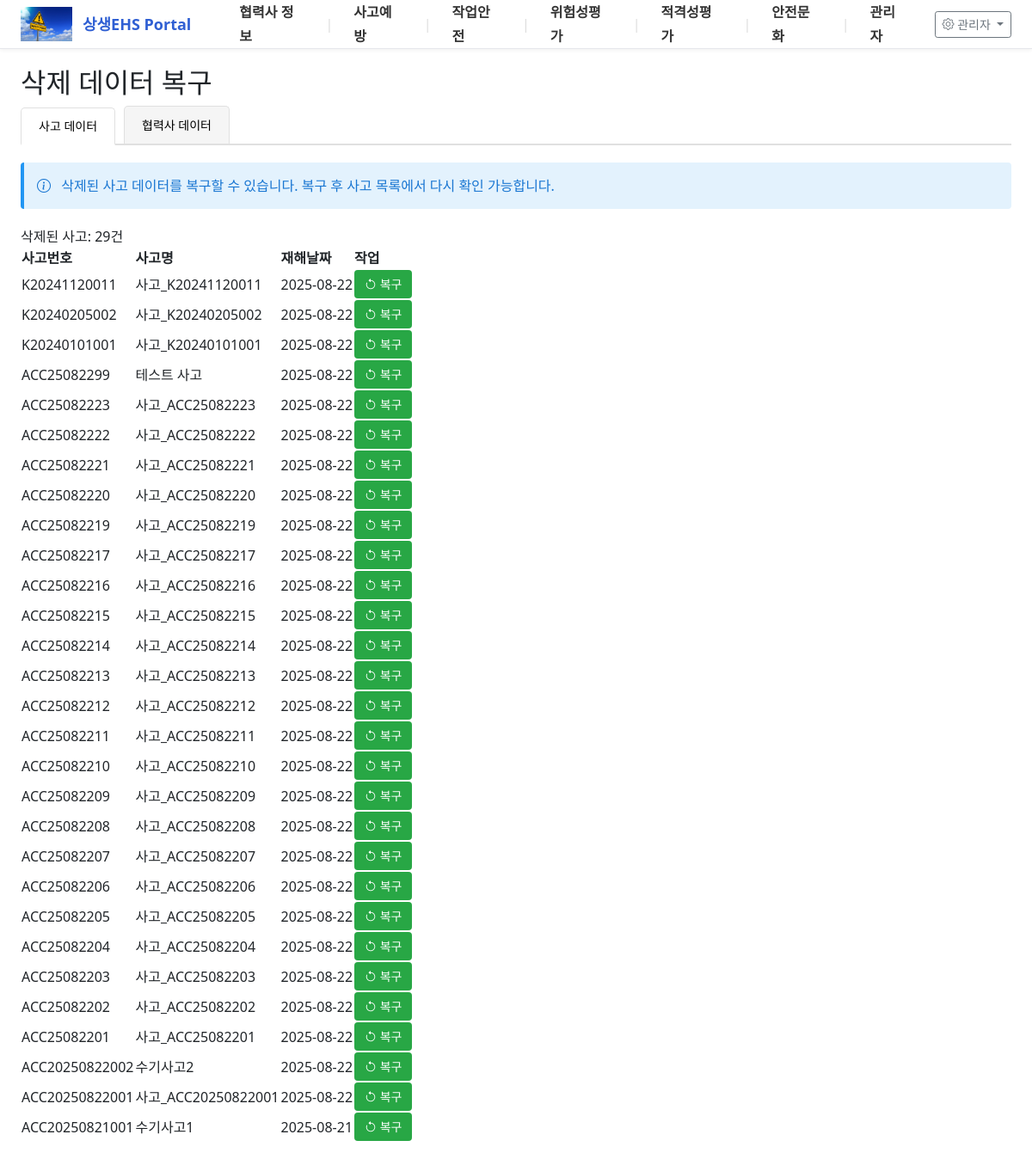
Page /data-recovery on the earlier database version.
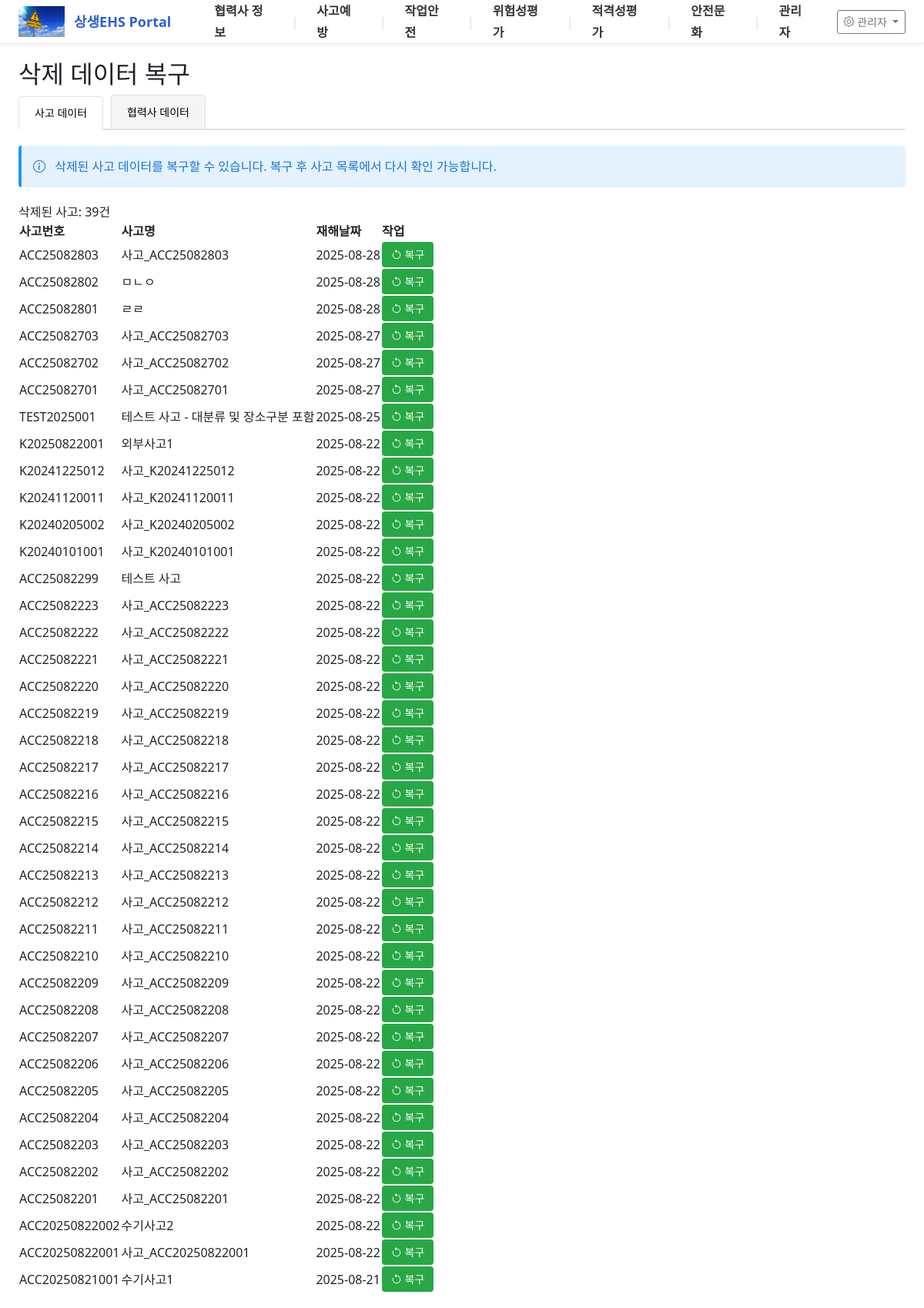
Same page on the later database version.
### tables this page shows
CREATE TABLE accidents_cache (
                id INTEGER PRIMARY KEY AUTOINCREMENT,
                business_number TEXT NOT NULL,
                accident_date TEXT,
                accident_type TEXT,
                accident_location TEXT,
                accident_description TEXT,
                injury_level TEXT,
                injured_count INTEGER,
                cause_analysis TEXT,
                preventive_measures TEXT,
                report_date TEXT,
                reporter_name TEXT,
                synced_at DATETIME DEFAULT CURRENT_TIMESTAMP, custom_data TEXT, accident_number TEXT, accident_name TEXT, accident_time TEXT, accident_datetime TEXT, accident_grade TEXT, injury_type TEXT, injury_form TEXT, workplace TEXT, building TEXT, floor TEXT, location_detail TEXT, day_of_week TEXT, responsible_company1 TEXT, responsible_company1_no TEXT, responsible_company2 TEXT, responsible_company2_no TEXT, is_deleted INTEGER DEFAULT 0, major_category TEXT, location_category TEXT,
                FOREIGN KEY (business_number) REFERENCES partners_cache (business_number)
            );

### app.py (the view)
@app.route("/data-recovery")
def data_recovery():
    conn = get_db_connection()
    conn.row_factory = sqlite3.Row
    deleted_accidents_rows = conn.execute("""
        SELECT * FROM accidents_cache
        WHERE is_deleted = 1
        ORDER BY accident_date DESC, accident_number DESC
    """).fetchall()
    deleted_accidents = [dict(row) for row in deleted_accidents_rows]
    deleted_partners_rows = conn.execute("""
        SELECT * FROM partners_cache
        WHERE is_deleted = 1
        ORDER BY company_name
    """).fetchall()
    deleted_partners = [dict(row) for row in deleted_partners_rows]
    conn.close()
    return render_template('data-recovery.html',
                         deleted_accidents=deleted_accidents,
                         deleted_partners=deleted_partners,
                         menu=MENU_CONFIG,
                         active_slug='data-recovery')

### app.py (called while the page is built)
def get_db_connection(timeout=10.0):
    conn = sqlite3.connect(db_config.local_db_path, timeout=timeout)
    cursor = conn.cursor()
    cursor.execute("PRAGMA journal_mode=WAL")
    cursor.execute("PRAGMA busy_timeout=5000")
    cursor.execute("PRAGMA synchronous=NORMAL")
    return conn

@app.before_request
def before_request():
    if request.path != '/data-recovery':
        init_db()

@app.after_request
def add_header(response):
    response.headers['Cache-Control'] = 'no-cache, no-store, must-revalidate'
    response.headers['Pragma'] = 'no-cache'
    response.headers['Expires'] = '0'
    return response

### templates/data-recovery.html (shortened to what this page needs)
{% extends "base.html" %}
{% block content %}
<div class="page-header">
    <h2 class="page-title">삭제 데이터 복구</h2>
</div>
<div class="tab-menu">
    <button class="tab-button active" onclick="switchTab('accident')">사고 데이터</button>
    <button class="tab-button" onclick="switchTab('partner')">협력사 데이터</button>
</div>
<div id="accident-tab" class="tab-content active">
    <div class="info-message">
        <i class="bi bi-info-circle"></i>
        삭제된 사고 데이터를 복구할 수 있습니다. 복구 후 사고 목록에서 다시 확인 가능합니다.
    </div>
    <div class="table-section">
        <div class="table-header">
            <div class="left-controls">
                <span class="total-count">삭제된 사고: {{ deleted_accidents|length }}건</span>
            </div>
        </div>
        <div class="table-wrapper">
            <table class="data-table">
                <thead>
                    <tr>
                        <th>사고번호</th>
                        <th>사고명</th>
                        <th>재해날짜</th>
                        <th>작업</th>
                    </tr>
                </thead>
                <tbody>
                    {% for accident in deleted_accidents %}
                    <tr>
                        <td>{{ accident.accident_number }}</td>
                        <td>{{ accident.accident_name or '-' }}</td>
                        <td>{{ accident.accident_date or '-' }}</td>
                        <td>
                            <button class="btn btn-sm btn-success" onclick="restoreAccident('{{ accident.id }}')">
                                <i class="bi bi-arrow-counterclockwise"></i> 복구
                            </button>
                        </td>
                    </tr>
                    {% else %}
                    <tr>
                        <td colspan="4" class="no-data">삭제된 사고 데이터가 없습니다.</td>
                    </tr>
                    {% endfor %}
                </tbody>
            </table>
        </div>
    </div>
</div>
{% endblock %}

Differences in the rows shown:
added accidents_cache: accident_number "ACC25082803", accident_name "사고_ACC25082803", accident_date "2025-08-28"
added accidents_cache: accident_number "ACC25082802", accident_name "ㅁㄴㅇ", accident_date "2025-08-28"
added accidents_cache: accident_number "ACC25082801", accident_name "ㄹㄹ", accident_date "2025-08-28"
added accidents_cache: accident_number "ACC25082703", accident_name "사고_ACC25082703", accident_date "2025-08-27"
added accidents_cache: accident_number "ACC25082702", accident_name "사고_ACC25082702", accident_date "2025-08-27"
added accidents_cache: accident_number "ACC25082701", accident_name "사고_ACC25082701", accident_date "2025-08-27"
now on this page (row edited): accidents_cache: accident_number "TEST2025001", accident_name "테스트 사고 - 대분류 및 장소구분 포함", accident_date "2025-08-25"
now on this page (row edited): accidents_cache: accident_number "K20250822001", accident_name "외부사고1", accident_date "2025-08-22"
now on this page (row edited): accidents_cache: accident_number "K20241225012", accident_name "사고_K20241225012", accident_date "2025-08-22"
now on this page (row edited): accidents_cache: accident_number "ACC25082218", accident_name "사고_ACC25082218", accident_date "2025-08-22"
Other differences:
{{ deleted_accidents|length }}: "29" → "39"
